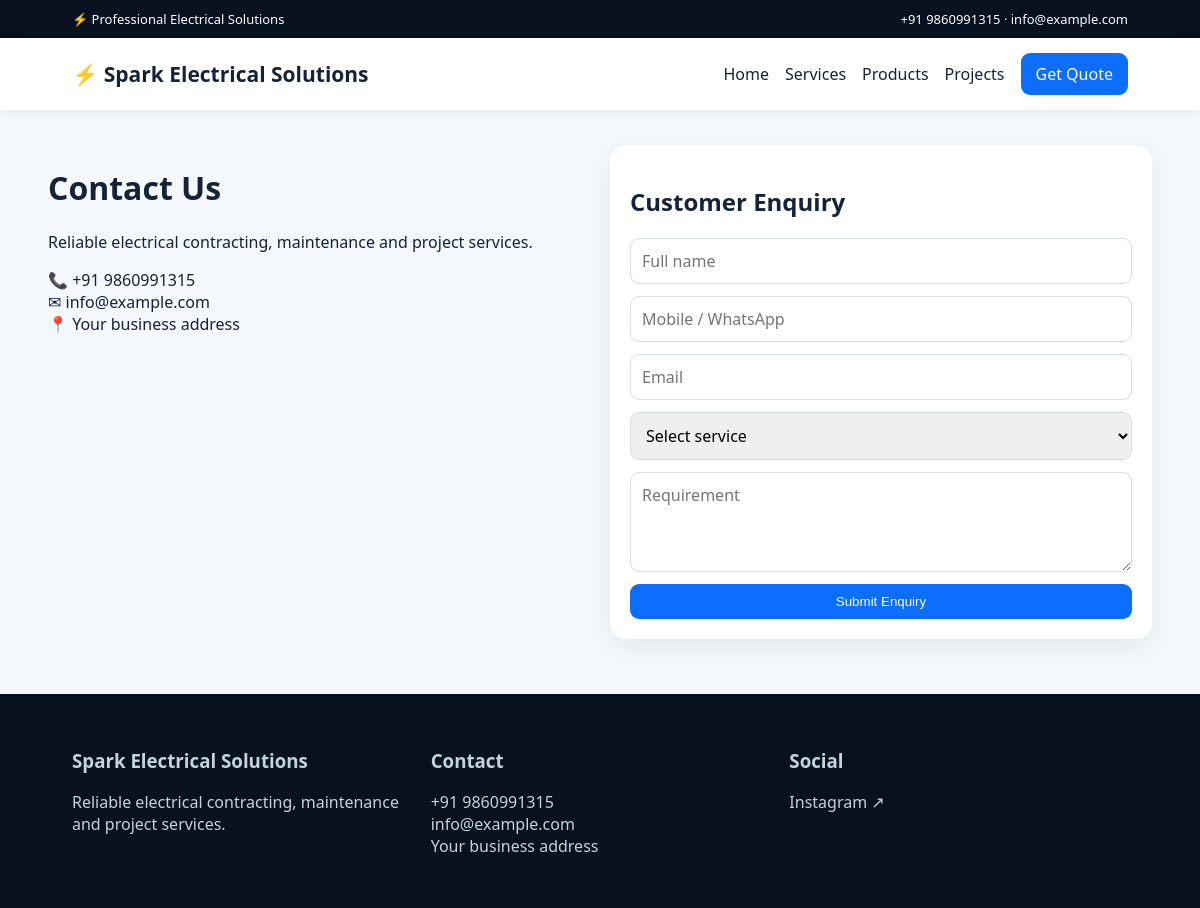
/contact, run on an earlier commit of the app's database.
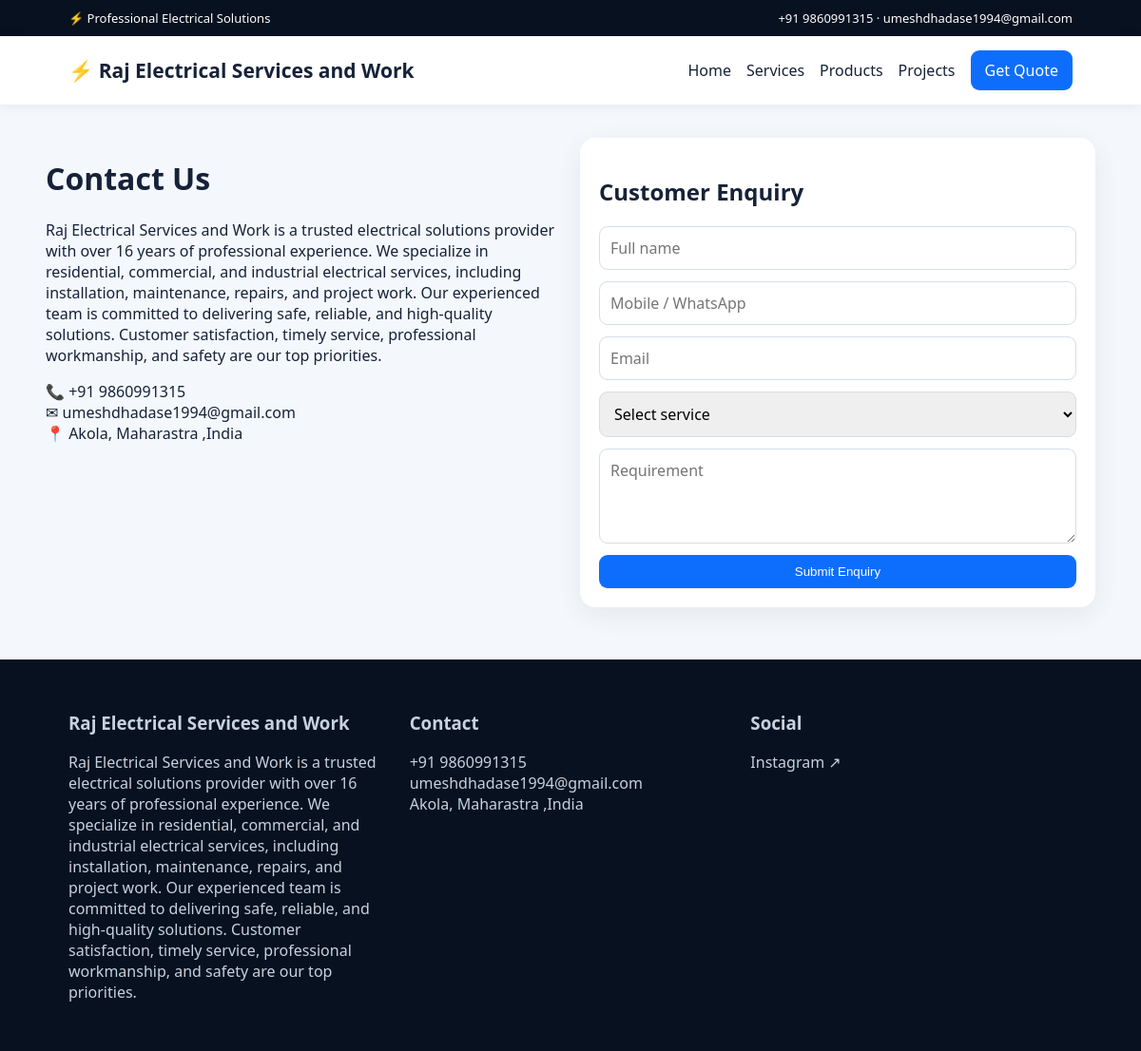
And on a later commit of the database.
### electrical_business_pro/app.py (models this page shows)
class Setting(db.Model):
 id=db.Column(db.Integer,primary_key=True); company_name=db.Column(db.String(150),default='Spark Electrical Solutions'); tagline=db.Column(db.String(250),default='Professional Electrical & Tender Services'); phone=db.Column(db.String(50),default='+91 9860991315'); email=db.Column(db.String(150),default='info@example.com'); instagram=db.Column(db.String(250),default='https://instagram.com/'); whatsapp=db.Column(db.String(50),default=''); address=db.Column(db.Text,default='Your business address'); about=db.Column(db.Text,default='Reliable electrical contracting, maintenance and project services.'); hero_title=db.Column(db.String(250),default='Powering Projects. Building Trust.'); hero_text=db.Column(db.Text,default='Electrical contracting, maintenance, industrial solutions and tender support.')

### electrical_business_pro/app.py (the view, shortened to what this page needs)
@app.route('/contact',methods=['GET','POST'])
def contact():
 return render_template('customer/contact.html',services=Service.query.filter_by(active=True).all())

### electrical_business_pro/app.py (called while the page is built)
def site():
 s=Setting.query.first()
 if not s: s=Setting(); db.session.add(s); db.session.commit()
 return s

@app.context_processor
def globals(): return {'site':site()}

### electrical_business_pro/templates/customer/contact.html
{% extends 'base.html' %}{% block content %}<div class="container"><div class="grid"><div><h1>Contact Us</h1><p>{{site.about}}</p><p>📞 {{site.phone}}<br>✉ {{site.email}}<br>📍 {{site.address}}</p></div><div class="card"><h2>Customer Enquiry</h2><form method="post" class="form"><input name="name" placeholder="Full name" required><input name="phone" placeholder="Mobile / WhatsApp"><input name="email" type="email" placeholder="Email"><select name="service"><option value="">Select service</option>{% for s in services %}<option>{{s.title}}</option>{% endfor %}</select><textarea name="message" placeholder="Requirement"></textarea><button class="btn">Submit Enquiry</button></form></div></div></div>{% endblock %}

### electrical_business_pro/templates/base.html
<!doctype html><html><head><meta charset="utf-8"><meta name="viewport" content="width=device-width,initial-scale=1"><title>{{site.company_name}}</title><link rel="stylesheet" href="{{url_for('static',filename='css/style.css')}}"></head><body><div class="topbar"><span>⚡ Professional Electrical Solutions</span><span>{{site.phone}} · {{site.email}}</span></div><nav class="nav"><a class="brand" href="{{url_for('home')}}">⚡ {{site.company_name}}</a><div class="navlinks"><a href="{{url_for('home')}}">Home</a><a href="{{url_for('services')}}">Services</a><a href="{{url_for('products')}}">Products</a><a href="{{url_for('projects')}}">Projects</a><a class="btn" href="{{url_for('contact')}}">Get Quote</a></div></nav>{% with messages=get_flashed_messages(with_categories=true) %}{% for c,m in messages %}<div class="container" style="margin-bottom:0"><div class="alert {{c}}">{{m}}</div></div>{% endfor %}{% endwith %}{% block content %}{% endblock %}<footer class="footer"><div class="footer-grid"><div><h3>{{site.company_name}}</h3><p>{{site.about}}</p></div><div><h3>Contact</h3><p>{{site.phone}}<br>{{site.email}}<br>{{site.address}}</p></div><div><h3>Social</h3><a href="{{site.instagram}}" target="_blank">Instagram ↗</a></div></div></footer></body></html>

What changed in the data, as far as the page shows it:
changed Setting: email "info@example.com" → "umeshdhadase1994@gmail.com"; company_name "Spark Electrical Solutions" → "Raj Electrical Services and Work"; about "Reliable electrical contracting, maintenance and project services." → "Raj Electrical Services and Work is a trusted electrical solutions provider with over 16 years of professional experience. We specialize in residential, commercial, and industrial electrical services, including installation, maintenance, repairs, and project work. Our experienced team is committed to delivering safe, reliable, and high-quality solutions. Customer satisfaction, timely service, professional workmanship, and safety are our top priorities."; address "Your business address" → "Akola, Maharastra ,India"
